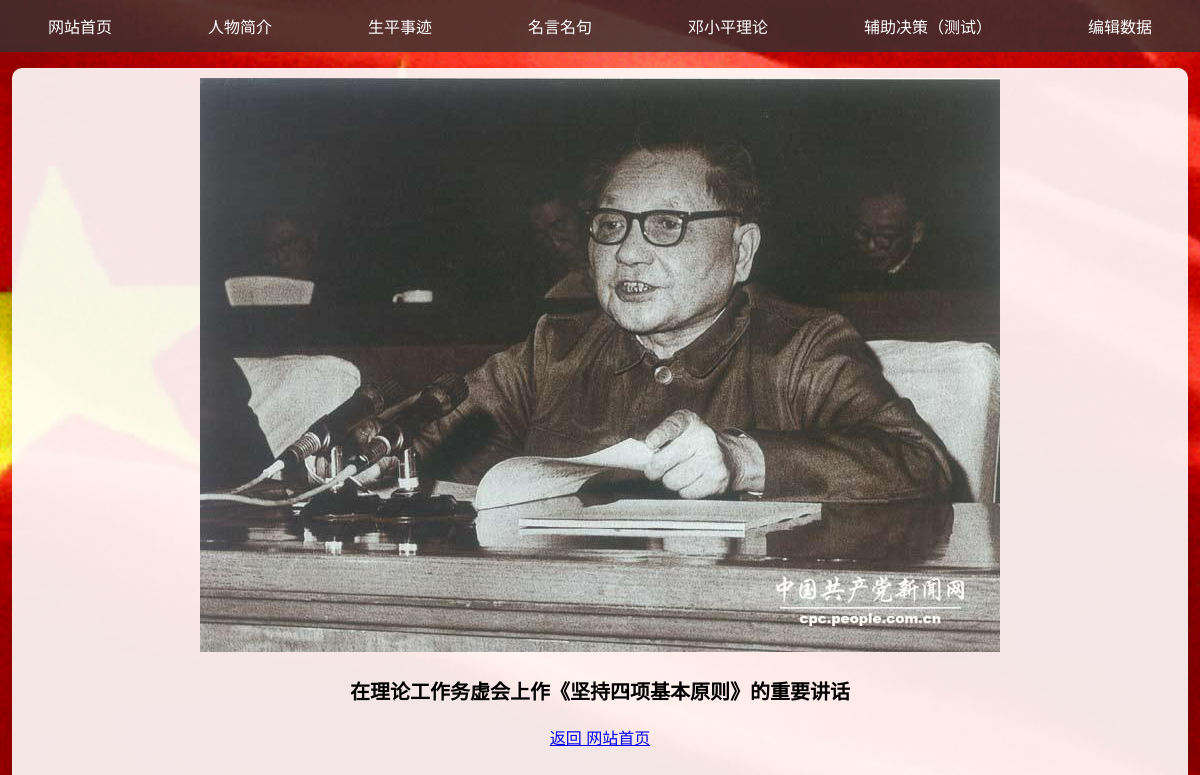
The page /section/19 (signed in) on the database its author committed.
### models.py (models this page shows)
class Section(db.Model):
    __tablename__ = 'sections'
    id = db.Column(db.Integer, primary_key=True)
    section_title = db.Column(db.String(200), nullable=False)  # 章节标题
    section_content = db.Column(db.Text, nullable=True)  # 内容可以为空
    image_path = db.Column(db.String(300), nullable=True)  # 新增字段，存储图片路径
    parent_id = db.Column(db.Integer, db.ForeignKey('sections.id'), nullable=True)  # 父章节
    order = db.Column(db.Integer, nullable=False)  # 章节顺序
    type = db.Column(db.String(50), nullable=False)  # 标识板块类型 (bio, life_story, etc.)
    created_at = db.Column(db.DateTime, default=datetime.now(pytz.timezone('Asia/Shanghai')))
    parent = db.relationship('Section', remote_side=[id], backref='subsections')

### app.py (the view)
@app.route('/section/<int:section_id>')
def section_detail(section_id):
    section = Section.query.get_or_404(section_id)
    return render_template('section_detail.html', section=section)

### templates/section_detail.html (shortened to what this page needs)
{% extends "welcome.html" %}
{% block content %}
<div class="container py-4">
    <div class="card shadow-sm">
        <div class="card-body">
            {% if section.image_path %}
                <img src="{{ url_for('static', filename=section.image_path) }}" class="img-fluid" alt="{{ section.section_title }}">
                <p id="content" class="text-justify" style="font-size: 1.25rem; font-weight: bold;">
                    {{ section.section_content }}
                </p>
            {% else %}
                <p id="content" class="text-justify">{{ section.section_content }}</p>
            {% endif %}
        </div>
    </div>
    <div class="text-center mt-4">
        {% set section_links = {
            '网站首页': '/',
            '人物简介': url_for('bio'),
            '生平事迹': url_for('life_story'),
            '名言名句': url_for('quotes'),
            '邓小平理论': url_for('theory')
        } %}
        <a href="{{ section_links[section.section_title] }}" class="btn btn-primary">
            返回 {{ section.section_title }}
        </a>
    </div>
</div>
{% endblock %}

### static/welcome.css (style rules this page uses)
body { font-family: Arial, sans-serif; background-image: url("/static/images/国旗.gif"); background-size: cover; background-position: center; background-repeat: no-repeat; color: #000000; display: flex; flex-direction: column; justify-content: center; align-items: center; height: 100vh; margin: 10px; padding-top: 50px; }

### rows shown on the page
Section: image_path (picture), section_content "在理论工作务虚会上作《坚持四项基本原则》的重要讲话", section_title "网站首页"
